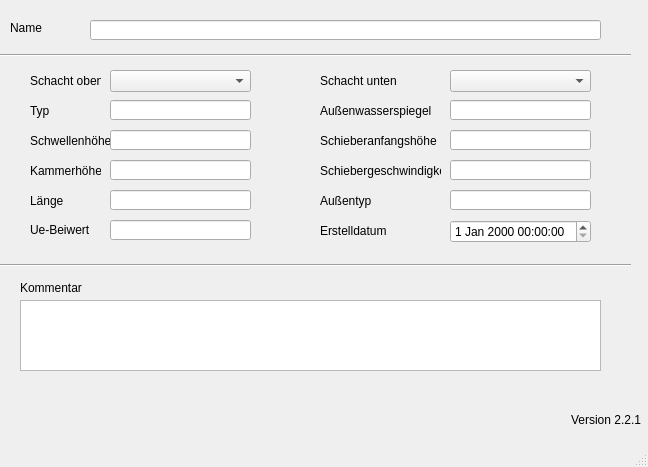
<?xml version="1.0" encoding="UTF-8"?>
<ui version="4.0">
 <class>MainWindow</class>
 <widget class="QMainWindow" name="MainWindow">
  <property name="geometry">
   <rect>
    <x>0</x>
    <y>0</y>
    <width>648</width>
    <height>467</height>
   </rect>
  </property>
  <property name="windowTitle">
   <string>MainWindow</string>
  </property>
  <widget class="QWidget" name="centralwidget">
   <widget class="QLabel" name="label">
    <property name="geometry">
     <rect>
      <x>10</x>
      <y>20</y>
      <width>46</width>
      <height>16</height>
     </rect>
    </property>
    <property name="text">
     <string>Name</string>
    </property>
   </widget>
   <widget class="QLabel" name="label_54">
    <property name="geometry">
     <rect>
      <x>30</x>
      <y>100</y>
      <width>71</width>
      <height>21</height>
     </rect>
    </property>
    <property name="text">
     <string>Typ</string>
    </property>
   </widget>
   <widget class="QLabel" name="label_61">
    <property name="geometry">
     <rect>
      <x>30</x>
      <y>220</y>
      <width>81</width>
      <height>20</height>
     </rect>
    </property>
    <property name="text">
     <string>Ue-Beiwert</string>
    </property>
   </widget>
   <widget class="QLabel" name="label_51">
    <property name="geometry">
     <rect>
      <x>320</x>
      <y>100</y>
      <width>121</width>
      <height>21</height>
     </rect>
    </property>
    <property name="text">
     <string>Außenwasserspiegel</string>
    </property>
   </widget>
   <widget class="QLabel" name="label_7">
    <property name="geometry">
     <rect>
      <x>30</x>
      <y>160</y>
      <width>71</width>
      <height>21</height>
     </rect>
    </property>
    <property name="text">
     <string>Kammerhöhe</string>
    </property>
   </widget>
   <widget class="QLabel" name="label_10">
    <property name="geometry">
     <rect>
      <x>320</x>
      <y>130</y>
      <width>121</width>
      <height>21</height>
     </rect>
    </property>
    <property name="text">
     <string>Schieberanfangshöhe</string>
    </property>
   </widget>
   <widget class="QLabel" name="label_11">
    <property name="geometry">
     <rect>
      <x>320</x>
      <y>190</y>
      <width>91</width>
      <height>21</height>
     </rect>
    </property>
    <property name="text">
     <string>Außentyp</string>
    </property>
   </widget>
   <widget class="QLabel" name="label_6">
    <property name="geometry">
     <rect>
      <x>30</x>
      <y>130</y>
      <width>81</width>
      <height>21</height>
     </rect>
    </property>
    <property name="text">
     <string>Schwellenhöhe</string>
    </property>
   </widget>
   <widget class="QLabel" name="label_17">
    <property name="geometry">
     <rect>
      <x>30</x>
      <y>190</y>
      <width>61</width>
      <height>21</height>
     </rect>
    </property>
    <property name="text">
     <string>Länge</string>
    </property>
   </widget>
   <widget class="QLabel" name="label_12">
    <property name="geometry">
     <rect>
      <x>320</x>
      <y>160</y>
      <width>121</width>
      <height>21</height>
     </rect>
    </property>
    <property name="text">
     <string>Schiebergeschwindigkeit</string>
    </property>
   </widget>
   <widget class="QLabel" name="label_3">
    <property name="geometry">
     <rect>
      <x>30</x>
      <y>70</y>
      <width>71</width>
      <height>21</height>
     </rect>
    </property>
    <property name="text">
     <string>Schacht oben</string>
    </property>
   </widget>
   <widget class="QLabel" name="label_9">
    <property name="geometry">
     <rect>
      <x>320</x>
      <y>70</y>
      <width>81</width>
      <height>21</height>
     </rect>
    </property>
    <property name="text">
     <string>Schacht unten</string>
    </property>
   </widget>
   <widget class="QLabel" name="label_70">
    <property name="geometry">
     <rect>
      <x>320</x>
      <y>220</y>
      <width>71</width>
      <height>21</height>
     </rect>
    </property>
    <property name="text">
     <string>Erstelldatum</string>
    </property>
   </widget>
   <widget class="Line" name="line">
    <property name="geometry">
     <rect>
      <x>0</x>
      <y>40</y>
      <width>631</width>
      <height>31</height>
     </rect>
    </property>
    <property name="orientation">
     <enum>Qt::Horizontal</enum>
    </property>
   </widget>
   <widget class="Line" name="line_2">
    <property name="geometry">
     <rect>
      <x>0</x>
      <y>250</y>
      <width>631</width>
      <height>31</height>
     </rect>
    </property>
    <property name="orientation">
     <enum>Qt::Horizontal</enum>
    </property>
   </widget>
   <widget class="QLabel" name="label_14">
    <property name="geometry">
     <rect>
      <x>20</x>
      <y>280</y>
      <width>81</width>
      <height>16</height>
     </rect>
    </property>
    <property name="text">
     <string>Kommentar</string>
    </property>
   </widget>
   <widget class="QLineEdit" name="wnam">
    <property name="geometry">
     <rect>
      <x>90</x>
      <y>20</y>
      <width>511</width>
      <height>20</height>
     </rect>
    </property>
   </widget>
   <widget class="QComboBox" name="schoben">
    <property name="geometry">
     <rect>
      <x>110</x>
      <y>70</y>
      <width>141</width>
      <height>22</height>
     </rect>
    </property>
   </widget>
   <widget class="QLineEdit" name="schwellenhoehe">
    <property name="geometry">
     <rect>
      <x>110</x>
      <y>130</y>
      <width>141</width>
      <height>20</height>
     </rect>
    </property>
   </widget>
   <widget class="QLineEdit" name="kammerhoehe">
    <property name="geometry">
     <rect>
      <x>110</x>
      <y>160</y>
      <width>141</width>
      <height>20</height>
     </rect>
    </property>
   </widget>
   <widget class="QLineEdit" name="laenge">
    <property name="geometry">
     <rect>
      <x>110</x>
      <y>190</y>
      <width>141</width>
      <height>20</height>
     </rect>
    </property>
   </widget>
   <widget class="QLineEdit" name="uebeiwert">
    <property name="geometry">
     <rect>
      <x>110</x>
      <y>220</y>
      <width>141</width>
      <height>20</height>
     </rect>
    </property>
   </widget>
   <widget class="QComboBox" name="schunten">
    <property name="geometry">
     <rect>
      <x>450</x>
      <y>70</y>
      <width>141</width>
      <height>22</height>
     </rect>
    </property>
   </widget>
   <widget class="QLineEdit" name="schieberhanf">
    <property name="geometry">
     <rect>
      <x>450</x>
      <y>130</y>
      <width>141</width>
      <height>20</height>
     </rect>
    </property>
   </widget>
   <widget class="QLineEdit" name="schiebergeschw">
    <property name="geometry">
     <rect>
      <x>450</x>
      <y>160</y>
      <width>141</width>
      <height>20</height>
     </rect>
    </property>
   </widget>
   <widget class="QLineEdit" name="aussenwsp">
    <property name="geometry">
     <rect>
      <x>450</x>
      <y>100</y>
      <width>141</width>
      <height>20</height>
     </rect>
    </property>
   </widget>
   <widget class="QLineEdit" name="aussentyp">
    <property name="geometry">
     <rect>
      <x>450</x>
      <y>190</y>
      <width>141</width>
      <height>20</height>
     </rect>
    </property>
   </widget>
   <widget class="QTextEdit" name="kommentar">
    <property name="geometry">
     <rect>
      <x>20</x>
      <y>300</y>
      <width>581</width>
      <height>71</height>
     </rect>
    </property>
   </widget>
   <widget class="QLineEdit" name="wehrtyp">
    <property name="geometry">
     <rect>
      <x>110</x>
      <y>100</y>
      <width>141</width>
      <height>20</height>
     </rect>
    </property>
   </widget>
   <widget class="QgsDateTimeEdit" name="createdat">
    <property name="geometry">
     <rect>
      <x>450</x>
      <y>220</y>
      <width>141</width>
      <height>23</height>
     </rect>
    </property>
   </widget>
   <widget class="QLabel" name="lb_version">
    <property name="geometry">
     <rect>
      <x>570</x>
      <y>410</y>
      <width>71</width>
      <height>20</height>
     </rect>
    </property>
    <property name="toolTip">
     <string>Version QKan Import</string>
    </property>
    <property name="text">
     <string>Version 2.2.1</string>
    </property>
    <property name="alignment">
     <set>Qt::AlignRight|Qt::AlignTrailing|Qt::AlignVCenter</set>
    </property>
   </widget>
  </widget>
  <widget class="QMenuBar" name="menubar">
   <property name="geometry">
    <rect>
     <x>0</x>
     <y>0</y>
     <width>648</width>
     <height>21</height>
    </rect>
   </property>
  </widget>
  <widget class="QStatusBar" name="statusbar"/>
 </widget>
 <customwidgets>
  <customwidget>
   <class>QgsDateTimeEdit</class>
   <extends>QDateTimeEdit</extends>
   <header>qgsdatetimeedit.h</header>
  </customwidget>
 </customwidgets>
 <tabstops>
  <tabstop>wnam</tabstop>
  <tabstop>schoben</tabstop>
  <tabstop>schunten</tabstop>
  <tabstop>wehrtyp</tabstop>
  <tabstop>schwellenhoehe</tabstop>
  <tabstop>kammerhoehe</tabstop>
  <tabstop>laenge</tabstop>
  <tabstop>uebeiwert</tabstop>
  <tabstop>aussenwsp</tabstop>
  <tabstop>schieberhanf</tabstop>
  <tabstop>schiebergeschw</tabstop>
  <tabstop>aussentyp</tabstop>
  <tabstop>createdat</tabstop>
  <tabstop>kommentar</tabstop>
 </tabstops>
 <resources/>
 <connections/>
</ui>
